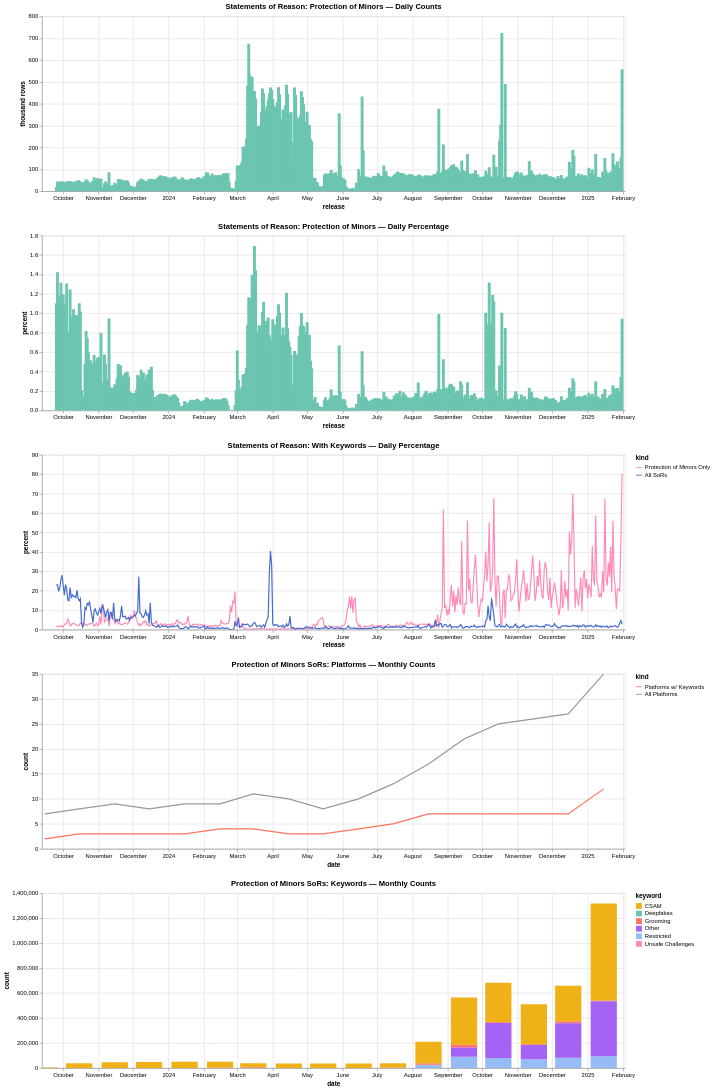

Source (notebook cell):
### Code cell
display(HTML("<h1>Statements of Reason Through Time</h1>"))
timelines = [timeline1, timeline2, timeline3, timeline4, timeline5]
graph = alt.vconcat(*timelines).resolve_scale(
    x="shared",  # Make sure that all the timelines are aligned
    color="independent",
).configure_range(
    category={"scheme": COLOR_PALETTE},
)
graph

### Figure 1 — Vega-Lite specification as saved in the notebook (floating-point values rounded to 4 significant figures; data arrays with more than 128 entries replaced by an {"elided": "..."} marker saying what was removed)
{"config": {"view": {"continuousWidth": 300, "continuousHeight": 300}, "range": {"category": {"scheme": ["#4269D0", "#EFB118", "#FF725C", "#6CC5B0", "#3CA951", "#FF8AB7", "#A463F2", "#97BBF5", "#9C6B4E", "#9498A0"]}}}, "vconcat": [{"data": {"name": "data-c2775e144a8707505be4d9fcf43282d5"}, "mark": {"type": "bar", "color": "#6CC5B0", "tooltip": true}, "encoding": {"x": {"field": "release", "type": "temporal"}, "y": {"field": "batch_rows", "title": "thousand rows", "type": "quantitative"}}, "name": "view_1", "title": "Statements of Reason: Protection of Minors — Daily Counts", "width": 1000}, {"data": {"name": "data-5fd0fe2b6aeb9946f775395a873b8d75"}, "mark": {"type": "bar", "color": "#6CC5B0", "tooltip": true}, "encoding": {"x": {"field": "release", "type": "temporal"}, "y": {"field": "protection_of_minors", "title": "percent", "type": "quantitative"}}, "name": "view_2", "title": "Statements of Reason: Protection of Minors — Daily Percentage", "width": 1000}, {"data": {"name": "data-02dc72b96da60bb7cc4e2161bdc31933"}, "mark": {"type": "line", "tooltip": true}, "encoding": {"color": {"field": "kind", "scale": {"domain": ["Protection of Minors Only", "All SoRs"], "range": ["#FF8AB7", "#4269D0"]}, "type": "nominal"}, "x": {"field": "release", "type": "temporal"}, "y": {"field": "pct", "title": "percent", "type": "quantitative"}}, "name": "view_3", "title": "Statements of Reason: With Keywords — Daily Percentage", "width": 1000}, {"data": {"name": "data-5c43718271c0025760fe9e29e40df68a"}, "mark": {"type": "line", "tooltip": true}, "encoding": {"color": {"field": "kind", "scale": {"domain": ["Platforms w/ Keywords", "All Platforms"], "range": ["#FF725C", "#9498A0"]}, "type": "nominal"}, "x": {"field": "date", "type": "temporal"}, "y": {"field": "count", "type": "quantitative"}}, "name": "view_4", "title": "Protection of Minors SoRs: Platforms — Monthly Counts", "width": 1000}, {"data": {"name": "data-40c44220723c59a2edcbc24894c59547"}, "mark": {"type": "bar", "size": 45, "tooltip": true, "width": {"band": 0.9}}, "encoding": {"color": {"field": "keyword", "scale": {"domain": ["CSAM", "Deepfakes", "Grooming", "Other", "Restricted", "Unsafe Challenges"], "range": ["#EFB118", "#6CC5B0", "#FF725C", "#A463F2", "#97BBF5", "#FF8AB7"]}, "type": "nominal"}, "x": {"field": "date", "type": "temporal"}, "y": {"field": "count", "type": "quantitative"}}, "name": "view_5", "title": "Protection of Minors SoRs: Keywords — Monthly Counts", "width": 1000}], "params": [{"name": "param_1", "select": {"type": "interval", "encodings": ["x", "y"]}, "bind": "scales", "views": ["view_1"]}, {"name": "param_2", "select": {"type": "interval", "encodings": ["x", "y"]}, "bind": "scales", "views": ["view_2"]}, {"name": "param_3", "select": {"type": "interval", "encodings": ["x", "y"]}, "bind": "scales", "views": ["view_3"]}, {"name": "param_4", "select": {"type": "interval", "encodings": ["x", "y"]}, "bind": "scales", "views": ["view_4"]}, {"name": "param_5", "select": {"type": "interval", "encodings": ["x", "y"]}, "bind": "scales", "views": ["view_5"]}], "resolve": {"scale": {"color": "independent", "x": "shared"}}, "$schema": "https://vega.github.io/schema/vega-lite/v5.20.1.json", "datasets": {"data-c2775e144a8707505be4d9fcf43282d5": {"elided": "495 records"}, "data-5fd0fe2b6aeb9946f775395a873b8d75": {"elided": "495 records"}, "data-02dc72b96da60bb7cc4e2161bdc31933": {"elided": "990 records"}, "data-5c43718271c0025760fe9e29e40df68a": [{"date": "2023-09-15T00:00:00", "kind": "Platforms w/ Keywords", "count": 2}, {"date": "2023-10-15T00:00:00", "kind": "Platforms w/ Keywords", "count": 3}, {"date": "2023-11-15T00:00:00", "kind": "Platforms w/ Keywords", "count": 3}, {"date": "2023-12-15T00:00:00", "kind": "Platforms w/ Keywords", "count": 3}, {"date": "2024-01-15T00:00:00", "kind": "Platforms w/ Keywords", "count": 3}, {"date": "2024-02-15T00:00:00", "kind": "Platforms w/ Keywords", "count": 4}, {"date": "2024-03-15T00:00:00", "kind": "Platforms w/ Keywords", "count": 4}, {"date": "2024-04-15T00:00:00", "kind": "Platforms w/ Keywords", "count": 3}, {"date": "2024-05-15T00:00:00", "kind": "Platforms w/ Keywords", "count": 3}, {"date": "2024-06-15T00:00:00", "kind": "Platforms w/ Keywords", "count": 4}, {"date": "2024-07-15T00:00:00", "kind": "Platforms w/ Keywords", "count": 5}, {"date": "2024-08-15T00:00:00", "kind": "Platforms w/ Keywords", "count": 7}, {"date": "2024-09-15T00:00:00", "kind": "Platforms w/ Keywords", "count": 7}, {"date": "2024-10-15T00:00:00", "kind": "Platforms w/ Keywords", "count": 7}, {"date": "2024-11-15T00:00:00", "kind": "Platforms w/ Keywords", "count": 7}, {"date": "2024-12-15T00:00:00", "kind": "Platforms w/ Keywords", "count": 7}, {"date": "2025-01-15T00:00:00", "kind": "Platforms w/ Keywords", "count": 12}, {"date": "2023-09-15T00:00:00", "kind": "All Platforms", "count": 7}, {"date": "2023-10-15T00:00:00", "kind": "All Platforms", "count": 8}, {"date": "2023-11-15T00:00:00", "kind": "All Platforms", "count": 9}, {"date": "2023-12-15T00:00:00", "kind": "All Platforms", "count": 8}, {"date": "2024-01-15T00:00:00", "kind": "All Platforms", "count": 9}, {"date": "2024-02-15T00:00:00", "kind": "All Platforms", "count": 9}, {"date": "2024-03-15T00:00:00", "kind": "All Platforms", "count": 11}, {"date": "2024-04-15T00:00:00", "kind": "All Platforms", "count": 10}, {"date": "2024-05-15T00:00:00", "kind": "All Platforms", "count": 8}, {"date": "2024-06-15T00:00:00", "kind": "All Platforms", "count": 10}, {"date": "2024-07-15T00:00:00", "kind": "All Platforms", "count": 13}, {"date": "2024-08-15T00:00:00", "kind": "All Platforms", "count": 17}, {"date": "2024-09-15T00:00:00", "kind": "All Platforms", "count": 22}, {"date": "2024-10-15T00:00:00", "kind": "All Platforms", "count": 25}, {"date": "2024-11-15T00:00:00", "kind": "All Platforms", "count": 26}, {"date": "2024-12-15T00:00:00", "kind": "All Platforms", "count": 27}, {"date": "2025-01-15T00:00:00", "kind": "All Platforms", "count": 35}], "data-40c44220723c59a2edcbc24894c59547": [{"date": "2023-09-15T00:00:00", "keyword": "Restricted", "count": 23}, {"date": "2023-10-15T00:00:00", "keyword": "Restricted", "count": 105}, {"date": "2023-11-15T00:00:00", "keyword": "Restricted", "count": 92}, {"date": "2023-12-15T00:00:00", "keyword": "Restricted", "count": 115}, {"date": "2024-01-15T00:00:00", "keyword": "Restricted", "count": 235}, {"date": "2024-02-15T00:00:00", "keyword": "Restricted", "count": 254}, {"date": "2024-03-15T00:00:00", "keyword": "Restricted", "count": 157}, {"date": "2024-04-15T00:00:00", "keyword": "Restricted", "count": 227}, {"date": "2024-05-15T00:00:00", "keyword": "Restricted", "count": 114}, {"date": "2024-06-15T00:00:00", "keyword": "Restricted", "count": 292}, {"date": "2024-07-15T00:00:00", "keyword": "Restricted", "count": 1231}, {"date": "2024-08-15T00:00:00", "keyword": "Restricted", "count": 26296}, {"date": "2024-09-15T00:00:00", "keyword": "Restricted", "count": 91262}, {"date": "2024-10-15T00:00:00", "keyword": "Restricted", "count": 80923}, {"date": "2024-11-15T00:00:00", "keyword": "Restricted", "count": 70199}, {"date": "2024-12-15T00:00:00", "keyword": "Restricted", "count": 82048}, {"date": "2025-01-15T00:00:00", "keyword": "Restricted", "count": 95106}, {"date": "2023-09-15T00:00:00", "keyword": "CSAM", "count": 4133}, {"date": "2023-10-15T00:00:00", "keyword": "CSAM", "count": 38188}, {"date": "2023-11-15T00:00:00", "keyword": "CSAM", "count": 46967}, {"date": "2023-12-15T00:00:00", "keyword": "CSAM", "count": 47634}, {"date": "2024-01-15T00:00:00", "keyword": "CSAM", "count": 49901}, {"date": "2024-02-15T00:00:00", "keyword": "CSAM", "count": 47684}, {"date": "2024-03-15T00:00:00", "keyword": "CSAM", "count": 33767}, {"date": "2024-04-15T00:00:00", "keyword": "CSAM", "count": 36600}, {"date": "2024-05-15T00:00:00", "keyword": "CSAM", "count": 36745}, {"date": "2024-06-15T00:00:00", "keyword": "CSAM", "count": 36755}, {"date": "2024-07-15T00:00:00", "keyword": "CSAM", "count": 36994}, {"date": "2024-08-15T00:00:00", "keyword": "CSAM", "count": 174213}, {"date": "2024-09-15T00:00:00", "keyword": "CSAM", "count": 379212}, {"date": "2024-10-15T00:00:00", "keyword": "CSAM", "count": 316828}, {"date": "2024-11-15T00:00:00", "keyword": "CSAM", "count": 321060}, {"date": "2024-12-15T00:00:00", "keyword": "CSAM", "count": 287602}, {"date": "2025-01-15T00:00:00", "keyword": "CSAM", "count": 778472}, {"date": "2023-09-15T00:00:00", "keyword": "Deepfakes", "count": 0}, {"date": "2023-10-15T00:00:00", "keyword": "Deepfakes", "count": 0}, {"date": "2023-11-15T00:00:00", "keyword": "Deepfakes", "count": 0}, {"date": "2023-12-15T00:00:00", "keyword": "Deepfakes", "count": 0}, {"date": "2024-01-15T00:00:00", "keyword": "Deepfakes", "count": 0}, {"date": "2024-02-15T00:00:00", "keyword": "Deepfakes", "count": 0}, {"date": "2024-03-15T00:00:00", "keyword": "Deepfakes", "count": 0}, {"date": "2024-04-15T00:00:00", "keyword": "Deepfakes", "count": 0}, {"date": "2024-05-15T00:00:00", "keyword": "Deepfakes", "count": 0}, {"date": "2024-06-15T00:00:00", "keyword": "Deepfakes", "count": 0}, {"date": "2024-07-15T00:00:00", "keyword": "Deepfakes", "count": 0}, {"date": "2024-08-15T00:00:00", "keyword": "Deepfakes", "count": 0}, {"date": "2024-09-15T00:00:00", "keyword": "Deepfakes", "count": 0}, {"date": "2024-10-15T00:00:00", "keyword": "Deepfakes", "count": 0}, {"date": "2024-11-15T00:00:00", "keyword": "Deepfakes", "count": 0}, {"date": "2024-12-15T00:00:00", "keyword": "Deepfakes", "count": 0}, {"date": "2025-01-15T00:00:00", "keyword": "Deepfakes", "count": 0}, {"date": "2023-09-15T00:00:00", "keyword": "Grooming", "count": 5}, {"date": "2023-10-15T00:00:00", "keyword": "Grooming", "count": 21}, {"date": "2023-11-15T00:00:00", "keyword": "Grooming", "count": 57}, {"date": "2023-12-15T00:00:00", "keyword": "Grooming", "count": 24}, {"date": "2024-01-15T00:00:00", "keyword": "Grooming", "count": 36}, {"date": "2024-02-15T00:00:00", "keyword": "Grooming", "count": 2829}, {"date": "2024-03-15T00:00:00", "keyword": "Grooming", "count": 4092}, {"date": "2024-04-15T00:00:00", "keyword": "Grooming", "count": 177}, {"date": "2024-05-15T00:00:00", "keyword": "Grooming", "count": 272}, {"date": "2024-06-15T00:00:00", "keyword": "Grooming", "count": 62}, {"date": "2024-07-15T00:00:00", "keyword": "Grooming", "count": 311}, {"date": "2024-08-15T00:00:00", "keyword": "Grooming", "count": 10306}, {"date": "2024-09-15T00:00:00", "keyword": "Grooming", "count": 22022}, {"date": "2024-10-15T00:00:00", "keyword": "Grooming", "count": 6041}, {"date": "2024-11-15T00:00:00", "keyword": "Grooming", "count": 5957}, {"date": "2024-12-15T00:00:00", "keyword": "Grooming", "count": 12617}, {"date": "2025-01-15T00:00:00", "keyword": "Grooming", "count": 4639}, {"date": "2023-09-15T00:00:00", "keyword": "Other", "count": 0}, {"date": "2023-10-15T00:00:00", "keyword": "Other", "count": 90}, {"date": "2023-11-15T00:00:00", "keyword": "Other", "count": 61}, {"date": "2023-12-15T00:00:00", "keyword": "Other", "count": 95}, {"date": "2024-01-15T00:00:00", "keyword": "Other", "count": 116}, {"date": "2024-02-15T00:00:00", "keyword": "Other", "count": 100}, {"date": "2024-03-15T00:00:00", "keyword": "Other", "count": 68}, {"date": "2024-04-15T00:00:00", "keyword": "Other", "count": 68}, {"date": "2024-05-15T00:00:00", "keyword": "Other", "count": 73}, {"date": "2024-06-15T00:00:00", "keyword": "Other", "count": 96}, {"date": "2024-07-15T00:00:00", "keyword": "Other", "count": 92}, {"date": "2024-08-15T00:00:00", "keyword": "Other", "count": 49}, {"date": "2024-09-15T00:00:00", "keyword": "Other", "count": 73144}, {"date": "2024-10-15T00:00:00", "keyword": "Other", "count": 279569}, {"date": "2024-11-15T00:00:00", "keyword": "Other", "count": 113733}, {"date": "2024-12-15T00:00:00", "keyword": "Other", "count": 277179}, {"date": "2025-01-15T00:00:00", "keyword": "Other", "count": 439303}, {"date": "2023-09-15T00:00:00", "keyword": "Unsafe Challenges", "count": 0}, {"date": "2023-10-15T00:00:00", "keyword": "Unsafe Challenges", "count": 0}, {"date": "2023-11-15T00:00:00", "keyword": "Unsafe Challenges", "count": 0}, {"date": "2023-12-15T00:00:00", "keyword": "Unsafe Challenges", "count": 0}, {"date": "2024-01-15T00:00:00", "keyword": "Unsafe Challenges", "count": 0}, {"date": "2024-02-15T00:00:00", "keyword": "Unsafe Challenges", "count": 0}, {"date": "2024-03-15T00:00:00", "keyword": "Unsafe Challenges", "count": 0}, {"date": "2024-04-15T00:00:00", "keyword": "Unsafe Challenges", "count": 0}, {"date": "2024-05-15T00:00:00", "keyword": "Unsafe Challenges", "count": 0}, {"date": "2024-06-15T00:00:00", "keyword": "Unsafe Challenges", "count": 0}, {"date": "2024-07-15T00:00:00", "keyword": "Unsafe Challenges", "count": 0}, {"date": "2024-08-15T00:00:00", "keyword": "Unsafe Challenges", "count": 0}, {"date": "2024-09-15T00:00:00", "keyword": "Unsafe Challenges", "count": 0}, {"date": "2024-10-15T00:00:00", "keyword": "Unsafe Challenges", "count": 0}, {"date": "2024-11-15T00:00:00", "keyword": "Unsafe Challenges", "count": 0}, {"date": "2024-12-15T00:00:00", "keyword": "Unsafe Challenges", "count": 0}, {"date": "2025-01-15T00:00:00", "keyword": "Unsafe Challenges", "count": 0}]}}
